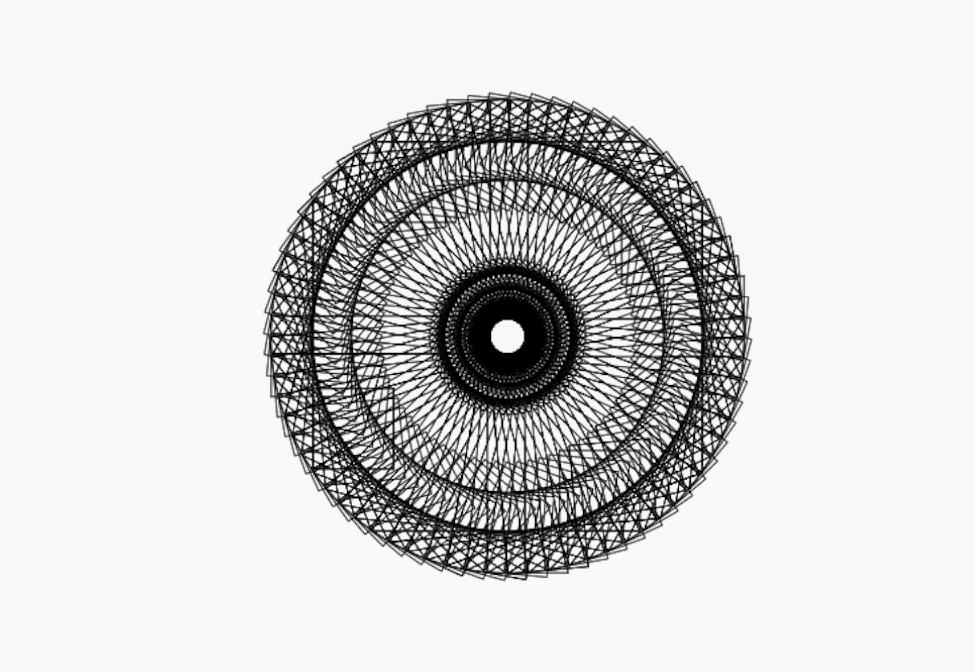

Source code (Python):
# These are some simple pattrens generated using turtle 
import turtle
screen = turtle.Screen()
import time

#for making any shape consider there outside angles as the moving pen moves with outside angles 
time.sleep(5)

# Create window to Display Pattern
t = turtle.Turtle()
s = turtle.Screen()
t.hideturtle()
# Setting Background color
s.bgcolor("white")
#set screen size
s.setup(1080,530)


# Speed of turle drawing
t.speed(60)
#t.pensize(1.3)

# this block makes a square at each end of triangle side 
t.hideturtle()
for i in range(80):
# this makes a triangle 
  for i in range(3):
# this makes a square
    for i in range(4):
      t.left(90)
      t.forward(60)
# outside angle of equilateral triangle are 120
    t.left(120)
    t.forward(200)
    
  t.left(125)
  t.forward(50)
time.sleep(2)
t.clear()

#Moving ahead each block is used for diffrent shape such as pentagon, hexagon, heptagon and octagon

t.hideturtle()
for i in range(80):
  for i in range(3):
    
    t.left(120)
    t.forward(200)
    
  t.left(95)
  t.forward(100)

time.sleep(2)
t.clear()


t.hideturtle()
for i in range(200):
  for i in range(5):
  
    t.left(72)
    t.forward(160)

  t.left(73)
  t.forward(80)

time.sleep(2)
t.clear()  



t.hideturtle()
for i in range(160):
  for i in range(6):
  
    t.left(60)
    t.forward(120)
  t.left(73)
  t.forward(60)

time.sleep(2)
t.clear()  



t.hideturtle()
for i in range(250):
  for i in range(7):
  
    t.left(51.5)
    t.forward(100)
  t.left(73)
  t.forward(50)

time.sleep(2)
t.clear()



t.hideturtle()
for i in range(200):
  for i in range(8):
  
    t.left(45)
    t.forward(80)
  t.left(73)
  t.forward(50)

time.sleep(2)
t.clear()




t.hideturtle()
for i in range(200):
  for i in range(12):
  
    t.left(30)
    t.forward(50)
  t.left(73)
  t.forward(62.5)
  
time.sleep(2)
  
